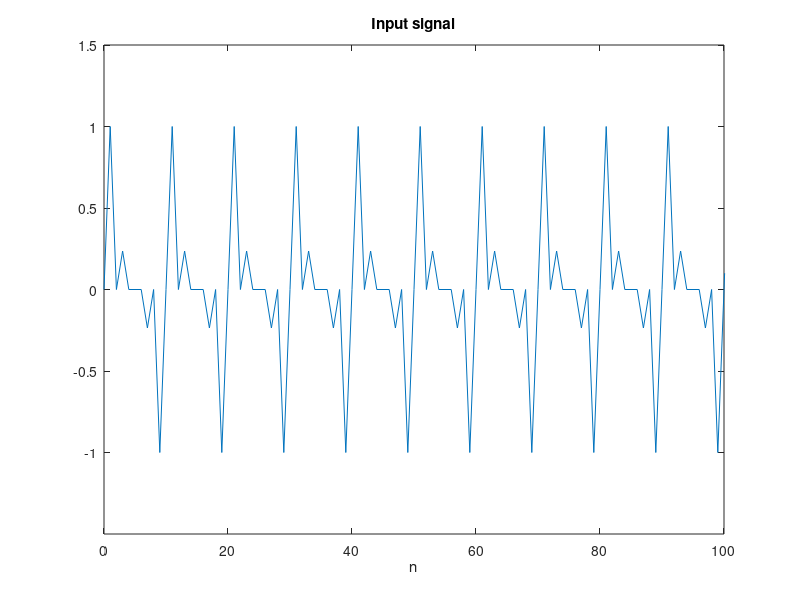

Write the MATLAB code that produced this figure. (Note: this script raises an error after producing the figure.)
clear all
close all
clc

fs = 600;
f1 = 60;
f2 = 120;
f3 = 180;
f4 = 240;

F1 = f1/fs;
F2 = f2/fs;
F3 = f3/fs;
F4 = f4/fs;

N = 1024; 
n = 0:N-1;

x = sin(2*pi*n*F1) + sin(2*pi*n*F2) + sin(2*pi*n*F3)+ sin(2*pi*n*F4);
x = x/(max([abs(min(x)) abs(max(x))])); % normalizacija

figure;
plot(n, x);
title('Input signal');
xlabel('n');
axis([0 100 min(x)-0.5 max(x)+0.5]);


fc = 60;
Aa = 40; Ap = 0.5;
[b, a] = power_line_noise_filter(fs, fc, Aa, Ap);

y = IIR_direct_II(b, a, x);

Nfreqz = 4096; 
[H, w_in] = freqz(x, Nfreqz); 
Ha = abs(H);
[H1, w_out] = freqz(y, Nfreqz); 
Ha1 = abs(H1);

figure;
plot(w_in*fs/2/pi, Ha);
title('Input signal - amplitude');
xlabel('w');
ylabel('|H(e^(jW))|');

figure;
plot(w_out*fs/2/pi, Ha1);
title('Output signal - amplitude');
xlabel('w');
ylabel('|H(e^(jW))|');

%% 4.a

bit_length = 5;

frac_length = 10; 
word_length = frac_length + bit_length;

while 1

    FixedPointAttributes = fimath ( 'RoundingMethod', 'Floor', 'OverflowAction', 'Saturate', ...
        'ProductMode', 'SpecifyPrecision', 'ProductWordLength', 2*word_length, 'ProductFractionLength', 2*frac_length, ...
        'SumMode', 'SpecifyPrecision', 'SumWordLength', 2*word_length, 'SumFractionLength', 2*frac_length) ;
               
    FI_a = fi(a, true, word_length, frac_length, FixedPointAttributes);

    FixedPointAttributes.OverflowAction = 'Wrap';
    FI_a = fi(FI_a, true, word_length, frac_length, FixedPointAttributes);
    
    FI_zp = roots(double(FI_a));
    
    max_pole = max(abs(double(FI_zp)));
    if max_pole >= 1
        frac_length = frac_length+1;
        word_length = frac_length+bit_length;
    else        
        disp('Potreban broj bita za razlomljeni deo: ')
        disp(frac_length);
        break
    end
    
end

FI_a = fi (a, true, word_length, frac_length, FixedPointAttributes);
FI_b = fi (b, true, word_length, frac_length, FixedPointAttributes);
FI_zp = roots(double(FI_a));
FI_zo = roots(double(FI_b));

FI_a1 = fi (a, true, word_length-1, frac_length, FixedPointAttributes);
FI_b1 = fi (b, true, word_length-1, frac_length, FixedPointAttributes);
FI_zp1 = roots(double(FI_a1));
FI_zo1 = roots(double(FI_b1));

figure;
subplot(121);
[hz, hp, ht] = zplane(FI_zo, FI_zp); 
title('zeros and poles');
xlabel('Re(z)');
ylabel('Im(z)');
subplot(122);
[hz1, hp1, ht1] = zplane(FI_zo1, FI_zp1); 
title('zeros and poles - not stable');
xlabel('Re(z)');
ylabel('Im(z)');

%% 4.b
frac_length1 = 10; 
bit_length1 = frac_length1+bit_length;

while 1
    
    FixedPointAttributes = fimath ( 'RoundingMethod', 'Floor', 'OverflowAction', 'Saturate', ...
            'ProductMode', 'SpecifyPrecision', 'ProductWordLength', 2*bit_length1, 'ProductFractionLength', 2*frac_length1, ...
            'SumMode', 'SpecifyPrecision', 'SumWordLength', 2*bit_length1, 'SumFractionLength', 2*frac_length1) ;
    
    FI_a = fi(a, true, bit_length1, frac_length1, FixedPointAttributes);
    FI_b = fi(b, true, bit_length1, frac_length1, FixedPointAttributes);

    FixedPointAttributes.OverflowAction = 'Wrap';
    FI_a = fi(FI_a, true, bit_length1, frac_length1, FixedPointAttributes);
    FI_b = fi(FI_b, true, bit_length1, frac_length1, FixedPointAttributes);
    
    Nfreqz = 4096; 
    [H, w1] = freqz(b, a, Nfreqz); 
    Ha = abs(H);
    
    [H1, w2] = freqz(double(FI_b), double(FI_a), Nfreqz); 
    Ha1 = abs(H1);
    
    dHa = max(abs(Ha - Ha1));
    
    if dHa >= 0.01
        frac_length1 = frac_length1+1;
        bit_length1 = frac_length1+bit_length;
    else
        disp('Minimalan broj bita za razlomljeni deo: ')
        disp(frac_length1);
        break
    end
    
end

figure;
plot(w1, Ha);
title('Amplitude filter characteristics'), grid on, hold on
plot(w2, Ha1, 'r');
xlabel('w');
ylabel('|H(e^(jw))|');
ylim([0.85 1.05]);
xlim([0.5 0.75]);

%% 5

PWL = 63;
PFL = 46;
SWL = 63;
SFL = 46;

FCB = 28;
FCF = 23;
SB = 24;
SF = 23;

FixedPointAttributes = fimath ( 'RoundingMethod', 'Floor', 'OverflowAction', 'Saturate', ...
        'ProductMode', 'SpecifyPrecision', 'ProductWordLength', PWL, 'ProductFractionLength', PFL, ...
        'SumMode', 'SpecifyPrecision', 'SumWordLength', SWL, 'SumFractionLength', SFL) ;
fi_params = struct('FILTER_COEFITIENTS_BITLENGTH', FCB, 'FILTER_COEFITIENTS_FRAC', FCF, ...
                   'SIGNAL_BITLENGTH', SB, 'SIGNAL_FRAC', SF);

FI_a = fi(a, true, fi_params.FILTER_COEFITIENTS_BITLENGTH, fi_params.FILTER_COEFITIENTS_FRAC, FixedPointAttributes);
FI_b = fi(b, true, fi_params.FILTER_COEFITIENTS_BITLENGTH, fi_params.FILTER_COEFITIENTS_FRAC, FixedPointAttributes);
FI_x = fi(x, true, fi_params.SIGNAL_BITLENGTH, fi_params.SIGNAL_FRAC, FixedPointAttributes);

FixedPointAttributes.OverflowAction = 'Wrap';
FI_a = fi(FI_a, true, fi_params.FILTER_COEFITIENTS_BITLENGTH, fi_params.FILTER_COEFITIENTS_FRAC, FixedPointAttributes);
FI_b = fi(FI_b, true, fi_params.FILTER_COEFITIENTS_BITLENGTH, fi_params.FILTER_COEFITIENTS_FRAC, FixedPointAttributes);
FI_x = fi(FI_x, true, fi_params.SIGNAL_BITLENGTH, fi_params.SIGNAL_FRAC, FixedPointAttributes);

y = IIR_direct_II(b, a, x);

y_fixed_point = FI_IIR_direct_II(FI_b, FI_a, FI_x);

figure
subplot(411);
plot(n, x);
title('Ulazni signal');
xlabel('n');
xlim([0 1050]);

subplot(412);
plot(n, y);
title('Izlazni signal sa double preciznoscu');
xlabel('n');
xlim([0 1050]);

subplot(413);
plot(n, y_fixed_point);
title('Izlazni signal sa fixed-point preciznoscu');
xlabel('n');
xlim([0 1050]);

err = y - double(y_fixed_point);
subplot(414);
plot(n, err);
title('Razlika izlaznih signala');
xlabel('n');
xlim([0 1050]);


